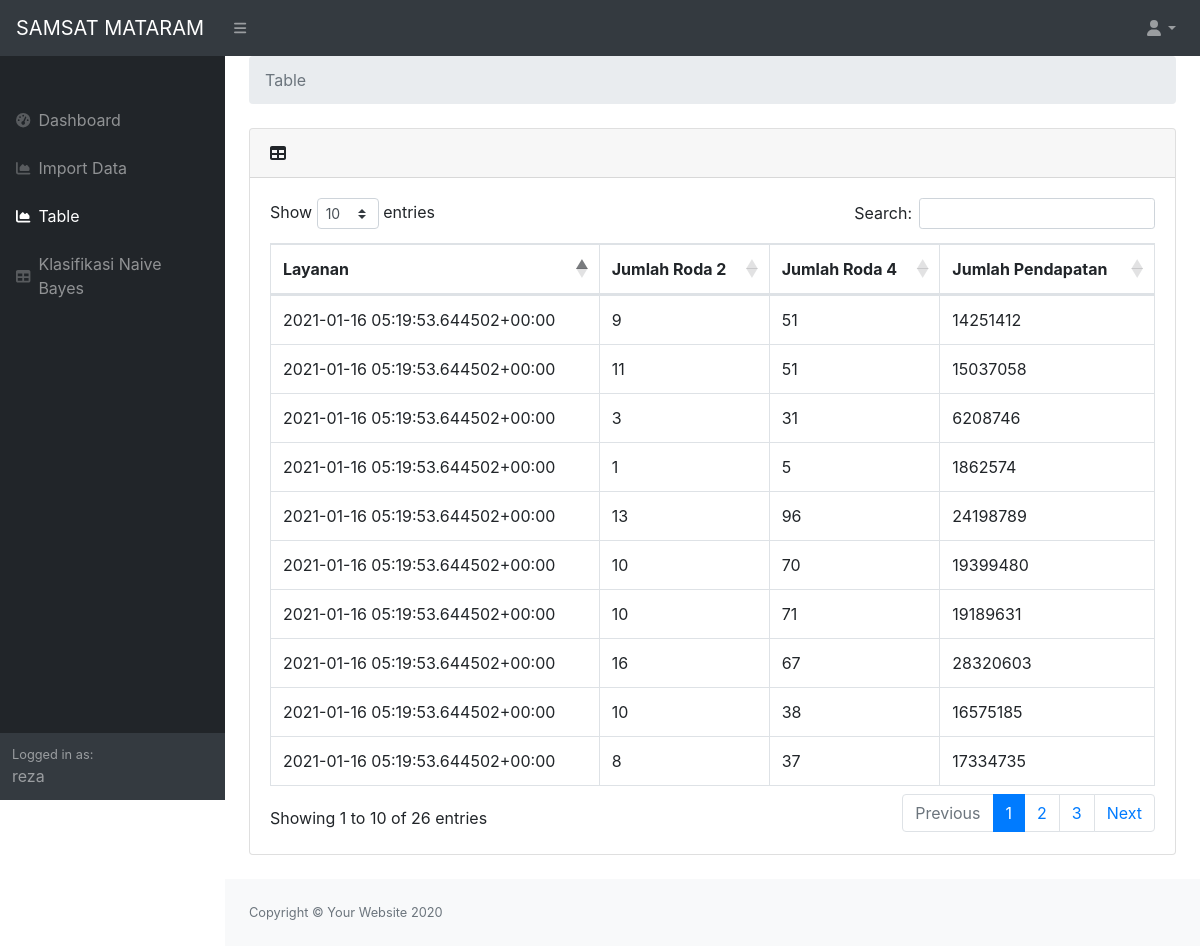
/data/ (signed in), run on the app's committed database.
### internshipapp/models.py (models this page shows, shortened)
class Data(models.Model):
    layanan = models.CharField(max_length=15, default=django.utils.timezone.now)
    jml_rd2 = models.IntegerField()
    jml_rd4 = models.IntegerField()
    jml_pdpt = models.BigIntegerField()

### internshipapp/views.py (the view)
# urls.py: url(r'^data/$', views.showData, name="data"),
@login_required(login_url='login_u')
def showData(request):
	all_data = Data.objects.all
	return render(request, 'table.html', {'all':all_data,'page_title':'TABLE'})

### templates/table.html (shortened to what this page needs)
<!DOCTYPE html>
<html lang="en">
{% load static %}
    <head>
        <link href="{% static 'css/styles.css' %}" rel="stylesheet" />
        <link href="{% static 'https://cdn.datatables.net/1.10.20/css/dataTables.bootstrap4.min.css' %}" rel="stylesheet" />
    </head>
    <body class="sb-nav-fixed">
        <nav class="sb-topnav navbar navbar-expand navbar-dark bg-dark">
            <a class="navbar-brand" href="{% url 'index' %}">SAMSAT MATARAM</a>
            <button class="btn btn-link btn-sm order-1 order-lg-0" id="sidebarToggle" href="#"><i class="fas fa-bars"></i></button>
            <ul class="navbar-nav ml-auto ml-md-0">
                <li class="nav-item dropdown">
                    <a class="nav-link dropdown-toggle" id="userDropdown" href="#" role="button" data-toggle="dropdown" aria-haspopup="true" aria-expanded="false"><i class="fas fa-user fa-fw"></i></a>
                </li>
            </ul>
        </nav>
        <div id="layoutSidenav">
            <div id="layoutSidenav_nav">
                <nav class="sb-sidenav accordion sb-sidenav-dark" id="sidenavAccordion">
                    <div class="sb-sidenav-menu">
                        <div class="nav">
                            <div class="sb-sidenav-menu-heading"></div>
                            <a class="nav-link" href="{% url 'index' %}">
                                <div class="sb-nav-link-icon"><i class="fas fa-tachometer-alt"></i></div>
                                Dashboard
                            </a>
                            <a class="nav-link" href="{% url 'upload' %}">
                                <div class="sb-nav-link-icon"><i class="fas fa-chart-area"></i></div>
                                Import Data
                            </a>
                            <a class="nav-link" href="{% url 'data' %}">
                                <div class="sb-nav-link-icon"><i class="fas fa-chart-area"></i></div>
                                Table
                            </a>
                            <a class="nav-link" href="{% url 'norm' %}">
                                <div class="sb-nav-link-icon"><i class="fas fa-table"></i></div>
                                Klasifikasi Naive Bayes
                            </a>
                        </div>
                    </div>
                    <div class="sb-sidenav-footer">
                        <div class="small">Logged in as:</div>
                        {{user.username}}
                    </div>
                </nav>
            </div>
            <div id="layoutSidenav_content">
                <main>
                    <div class="container-fluid">
                        <ol class="breadcrumb mb-4">
                            <li class="breadcrumb-item active">Table</li>
                        </ol>
                        <div class="card mb-4">
                            <div class="card-header">
                                <i class="fas fa-table mr-1"></i>
                            </div>
                            {% block content %}
                            <div class="card-body">
                                <div class="table-responsive">
                                    <table class="table table-bordered" id="dataTable" width="100%" cellspacing="0">
                                        <thead>
                                            <tr>
                                                <th>Layanan</th>
                                                <th>Jumlah Roda 2</th>
                                                <th>Jumlah Roda 4</th>
                                                <th>Jumlah Pendapatan</th>
                                            </tr>
                                        </thead>
                            <tbody>
                                {% for data in all %}
                                <tr>
                                    <td>{{data.layanan}}</td>
                                    <td>{{data.jml_rd2}}</td>
                                    <td>{{data.jml_rd4}}</td>
                                    <td>{{data.jml_pdpt}}</td>
                                </tr>
                                {% endfor %}
                            </tbody>
                            </table>
                                </div>
                            </div>
                            {% endblock content %}
                        </div>
                    </div>
                </main>
                <footer class="py-4 bg-light mt-auto">
                    <div class="container-fluid">
                        <div class="d-flex align-items-center justify-content-between small">
                            <div class="text-muted">Copyright &copy; Your Website 2020</div>
                        </div>
                    </div>
                </footer>
            </div>
        </div>
    </body>
</html>

### data on the page
Data: layanan "2021-01-16 05:19:53.644502+00:00", jml_rd2 "9", jml_rd4 "51", jml_pdpt "14251412"
Data: layanan "2021-01-16 05:19:53.644502+00:00", jml_rd2 "11", jml_rd4 "51", jml_pdpt "15037058"
Data: layanan "2021-01-16 05:19:53.644502+00:00", jml_rd2 "3", jml_rd4 "31", jml_pdpt "6208746"
Data: layanan "2021-01-16 05:19:53.644502+00:00", jml_rd2 "1", jml_rd4 "5", jml_pdpt "1862574"
Data: layanan "2021-01-16 05:19:53.644502+00:00", jml_rd2 "13", jml_rd4 "96", jml_pdpt "24198789"
Data: layanan "2021-01-16 05:19:53.644502+00:00", jml_rd2 "10", jml_rd4 "70", jml_pdpt "19399480"
Data: layanan "2021-01-16 05:19:53.644502+00:00", jml_rd2 "10", jml_rd4 "71", jml_pdpt "19189631"
Data: layanan "2021-01-16 05:19:53.644502+00:00", jml_rd2 "16", jml_rd4 "67", jml_pdpt "28320603"
Data: layanan "2021-01-16 05:19:53.644502+00:00", jml_rd2 "10", jml_rd4 "38", jml_pdpt "16575185"
Data: layanan "2021-01-16 05:19:53.644502+00:00", jml_rd2 "8", jml_rd4 "37", jml_pdpt "17334735"

### other printed values
{{ user.username }} "reza"
